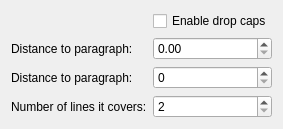
<?xml version="1.0" encoding="UTF-8"?>
<ui version="4.0">
<!--
SPDX-FileCopyrightText: 2024 Carl Schwan <carl@carlschwan.eu>
SPDX-License-Identifier: LGPL-2.0-or-later
-->
 <class>ParagraphDropCaps</class>
 <widget class="QWidget" name="ParagraphDropCaps">
  <layout class="QHBoxLayout" name="mainLayout">
   <item>
    <layout class="QFormLayout" name="formLayout">
     <item row="0" column="1">
      <widget class="QCheckBox" name="capsState">
       <property name="text">
        <string>Enable drop caps</string>
       </property>
      </widget>
     </item>
     <item row="1" column="0">
      <widget class="QLabel" name="distanceLabel">
       <property name="text">
        <string>Distance to paragraph:</string>
       </property>
       <property name="buddy">
        <cstring>distance</cstring>
       </property>
      </widget>
     </item>
     <item row="1" column="1">
      <widget class="KoUnitDoubleSpinBox" name="distance">
       <property name="sizePolicy">
        <sizepolicy hsizetype="Expanding" vsizetype="Fixed">
         <horstretch>0</horstretch>
         <verstretch>0</verstretch>
        </sizepolicy>
       </property>
      </widget>
     </item>
     <item row="2" column="0">
      <widget class="QLabel" name="charactersLabel">
       <property name="text">
        <string>Distance to paragraph:</string>
       </property>
       <property name="buddy">
        <cstring>characters</cstring>
       </property>
      </widget>
     </item>
     <item row="2" column="1">
      <widget class="QSpinBox" name="characters">
       <property name="wrapping">
        <bool>false</bool>
       </property>
       <property name="minimum">
        <number>0</number>
       </property>
       <property name="value">
        <number>0</number>
       </property>
       <property name="sizePolicy">
        <sizepolicy hsizetype="Expanding" vsizetype="Fixed">
         <horstretch>0</horstretch>
         <verstretch>0</verstretch>
        </sizepolicy>
       </property>
      </widget>
     </item>
     <item row="3" column="0">
      <widget class="QLabel" name="linesLabel">
       <property name="text">
        <string>Number of lines it covers:</string>
       </property>
       <property name="buddy">
        <cstring>lines</cstring>
       </property>
      </widget>
     </item>
     <item row="3" column="1">
      <widget class="QSpinBox" name="lines">
       <property name="minimum">
        <number>2</number>
       </property>
       <property name="sizePolicy">
        <sizepolicy hsizetype="Expanding" vsizetype="Fixed">
         <horstretch>0</horstretch>
         <verstretch>0</verstretch>
        </sizepolicy>
       </property>
      </widget>
     </item>
    </layout>
   </item>
  </layout>
 </widget>
 <customwidgets>
  <customwidget>
   <class>KoUnitDoubleSpinBox</class>
   <extends>QDoubleSpinBox</extends>
   <header>KoUnitDoubleSpinBox.h</header>
  </customwidget>
 </customwidgets>
</ui>
